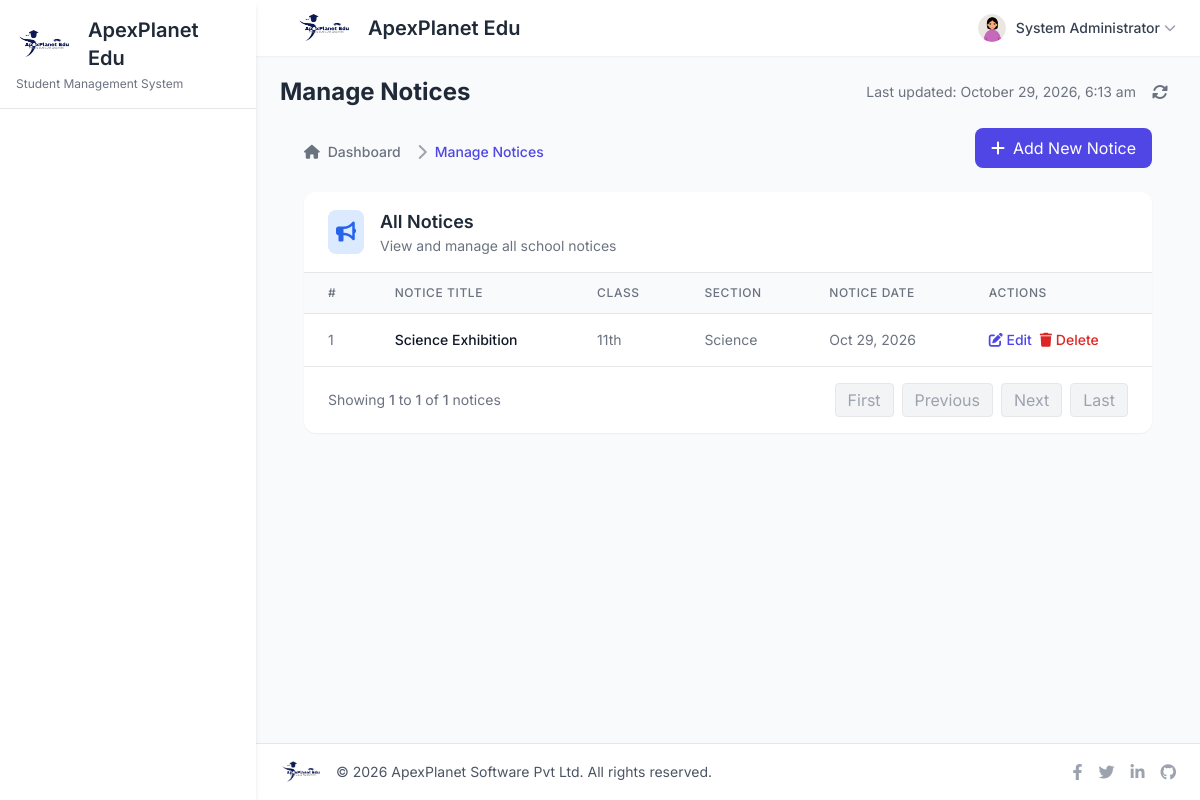
The page /manage-notice.php (signed in) on the database its author committed.
### tables this page shows
CREATE TABLE `tblnotice` (
  `ID` int(10) NOT NULL AUTO_INCREMENT,
  `NoticeTitle` varchar(200) NOT NULL,
  `ClassId` int(10) DEFAULT NULL,
  `NoticeMsg` mediumtext DEFAULT NULL,
  `CreationDate` timestamp NULL DEFAULT CURRENT_TIMESTAMP,
  PRIMARY KEY (`ID`),
  KEY `idx_tblnotice_class` (`ClassId`),
  KEY `idx_tblnotice_creation` (`CreationDate`)
);

CREATE TABLE `tblclass` (
  `ID` int(10) NOT NULL AUTO_INCREMENT,
  `ClassName` varchar(100) NOT NULL,
  `Section` varchar(100) NOT NULL,
  `CreationDate` timestamp NULL DEFAULT CURRENT_TIMESTAMP,
  PRIMARY KEY (`ID`),
  KEY `idx_tblclass_name_section` (`ClassName`, `Section`)
);

### manage-notice.php (the view, shortened to what this page needs)
<?php
include('includes/dbconnection.php');
if (strlen($_SESSION['sturecmsaid']) == 0) {
  header('location:logout.php');
} else {
  $pageTitle = 'Manage Notices';
  include_once('includes/header.php');
?>
<div class="px-6 py-4">
  <div class="flex flex-col md:flex-row justify-between items-start md:items-center mb-6" data-aos="fade-down">
    <div>
      <nav class="flex mt-2" aria-label="Breadcrumb">
        <ol class="inline-flex items-center space-x-1 md:space-x-2">
          <li class="inline-flex items-center">
            <a href="dashboard.php" class="inline-flex items-center text-sm font-medium text-gray-500 hover:text-primary">
              <i class="fas fa-home mr-2"></i>
              Dashboard
            </a>
          </li>
          <li aria-current="page">
            <div class="flex items-center">
              <i class="fas fa-chevron-right text-gray-400 mx-2"></i>
              <span class="text-sm font-medium text-primary">Manage Notices</span>
            </div>
          </li>
        </ol>
      </nav>
    </div>
    <a href="add-notice.php" class="mt-4 md:mt-0 inline-flex items-center px-4 py-2 bg-primary text-white rounded-lg hover:bg-primary-dark transition-colors">
      <i class="fas fa-plus mr-2"></i> Add New Notice
    </a>
  </div>
  <div class="bg-white rounded-xl shadow-sm overflow-hidden" data-aos="fade-up">
    <div class="px-6 py-4 border-b">
      <div class="flex items-center">
        <div class="p-2 bg-blue-100 text-blue-600 rounded-lg mr-4">
          <i class="fas fa-bullhorn text-xl"></i>
        </div>
        <div>
          <h3 class="text-lg font-semibold text-gray-800">All Notices</h3>
          <p class="text-sm text-gray-500">View and manage all school notices</p>
        </div>
      </div>
    </div>
    <div class="overflow-x-auto">
      <?php
      $pageno = isset($_GET['pageno']) ? (int) $_GET['pageno'] : 1;
      $no_of_records_per_page = 15;
      $offset = ($pageno-1) * $no_of_records_per_page;
      $ret = "SELECT ID FROM tblnotice";
      $query1 = $dbh->prepare($ret);
      $query1->execute();
      $total_rows = $query1->rowCount();
      $total_pages = ceil($total_rows / $no_of_records_per_page);
      $sql = "SELECT tblclass.ID, tblclass.ClassName, tblclass.Section, tblnotice.NoticeTitle,
              tblnotice.CreationDate, tblnotice.ClassId, tblnotice.ID as nid
              FROM tblnotice JOIN tblclass ON tblclass.ID = tblnotice.ClassId
              LIMIT $offset, $no_of_records_per_page";
      $query = $dbh->prepare($sql);
      $query->execute();
      $results = $query->fetchAll(PDO::FETCH_OBJ);
      ?>
      <table class="min-w-full divide-y divide-gray-200">
        <thead class="bg-gray-50">
          <tr>
            <th scope="col" class="px-6 py-3 text-left text-xs font-medium text-gray-500 uppercase tracking-wider">#</th>
            <th scope="col" class="px-6 py-3 text-left text-xs font-medium text-gray-500 uppercase tracking-wider">Notice Title</th>
            <th scope="col" class="px-6 py-3 text-left text-xs font-medium text-gray-500 uppercase tracking-wider">Class</th>
            <th scope="col" class="px-6 py-3 text-left text-xs font-medium text-gray-500 uppercase tracking-wider">Section</th>
            <th scope="col" class="px-6 py-3 text-left text-xs font-medium text-gray-500 uppercase tracking-wider">Notice Date</th>
            <th scope="col" class="px-6 py-3 text-left text-xs font-medium text-gray-500 uppercase tracking-wider">Actions</th>
          </tr>
        </thead>
        <tbody class="bg-white divide-y divide-gray-200">
          <?php
          $cnt = 1;
          if($query->rowCount() > 0) {
            foreach($results as $row) {
          ?>
          <tr class="hover:bg-gray-50 transition-colors">
            <td class="px-6 py-4 whitespace-nowrap text-sm text-gray-500"><?php echo htmlentities($cnt); ?></td>
            <td class="px-6 py-4 whitespace-nowrap">
              <div class="text-sm font-medium text-gray-900"><?php echo htmlentities($row->NoticeTitle); ?></div>
            </td>
            <td class="px-6 py-4 whitespace-nowrap text-sm text-gray-500"><?php echo htmlentities($row->ClassName); ?></td>
            <td class="px-6 py-4 whitespace-nowrap text-sm text-gray-500"><?php echo htmlentities($row->Section); ?></td>
            <td class="px-6 py-4 whitespace-nowrap text-sm text-gray-500">
              <?php echo date('M d, Y', strtotime($row->CreationDate)); ?>
            </td>
            <td class="px-6 py-4 whitespace-nowrap text-sm font-medium">
              <div class="flex space-x-2">
                <a href="edit-notice-detail.php?editid=<?php echo htmlentities($row->nid); ?>" class="text-primary hover:text-primary-dark">
                  <i class="fas fa-edit"></i> Edit
                </a>
                <a href="#" onclick="confirmDelete(<?php echo htmlentities($row->nid); ?>)" class="text-red-600 hover:text-red-900">
                  <i class="fas fa-trash"></i> Delete
                </a>
              </div>
            </td>
          </tr>
          <?php
            $cnt++;
            }
          } else {
          ?>
          <tr>
            <td colspan="6" class="px-6 py-4 text-center text-sm text-gray-500">No notices found</td>
          </tr>
          <?php } ?>
        </tbody>
      </table>
      <div class="px-6 py-4 border-t flex items-center justify-between">
        <div class="text-sm text-gray-500">
          Showing <span class="font-medium"><?php echo $offset+1; ?></span> to
          <span class="font-medium"><?php echo min($offset + $no_of_records_per_page, $total_rows); ?></span> of
          <span class="font-medium"><?php echo $total_rows; ?></span> notices
        </div>
        <div class="flex space-x-2">
          <a
            href="?pageno=1"
            class="px-3 py-1 rounded border <?php echo $pageno <= 1 ? 'bg-gray-100 text-gray-400 cursor-not-allowed' : 'bg-white text-gray-700 hover:bg-gray-50'; ?>"
            <?php echo $pageno <= 1 ? 'disabled' : ''; ?>
          >
            First
          </a>
          <a
            href="?pageno=<?php echo $pageno-1; ?>"
            class="px-3 py-1 rounded border <?php echo $pageno <= 1 ? 'bg-gray-100 text-gray-400 cursor-not-allowed' : 'bg-white text-gray-700 hover:bg-gray-50'; ?>"
            <?php echo $pageno <= 1 ? 'disabled' : ''; ?>
          >
            Previous
          </a>
          <a
            href="?pageno=<?php echo $pageno+1; ?>"
            class="px-3 py-1 rounded border <?php echo $pageno >= $total_pages ? 'bg-gray-100 text-gray-400 cursor-not-allowed' : 'bg-white text-gray-700 hover:bg-gray-50'; ?>"
            <?php echo $pageno >= $total_pages ? 'disabled' : ''; ?>
          >
            Next
          </a>
          <a
            href="?pageno=<?php echo $total_pages; ?>"
            class="px-3 py-1 rounded border <?php echo $pageno >= $total_pages ? 'bg-gray-100 text-gray-400 cursor-not-allowed' : 'bg-white text-gray-700 hover:bg-gray-50'; ?>"
            <?php echo $pageno >= $total_pages ? 'disabled' : ''; ?>
          >
            Last
          </a>
        </div>
      </div>
    </div>
  </div>
</div>
<?php
  include_once('includes/footer.php');
}
?>

### includes/header.php (shortened to what this page needs)
<!DOCTYPE html>
<html lang="en">
  <head>
    <script src="https://cdn.tailwindcss.com"></script>
    <link rel="stylesheet" href="https://cdnjs.cloudflare.com/ajax/libs/font-awesome/6.4.0/css/all.min.css">
    <link href="https://unpkg.com/aos@2.3.1/dist/aos.css" rel="stylesheet">
  </head>
  <body class="bg-gray-50">
    <div id="page" class="hidden">
      <div class="flex h-screen overflow-hidden">
        <aside id="sidebar" class="w-64 bg-white shadow-md fixed h-full z-20 hidden lg:block">
          <div class="p-4 border-b">
            <div class="flex items-center">
              <img src="assets/images/logo-icon.png" alt="ApexPlanet Edu" class="h-8">
              <span class="ml-2 text-xl font-semibold text-gray-800">ApexPlanet Edu</span>
            </div>
            <p class="text-xs text-gray-500 mt-1">Student Management System</p>
          </div>
        </aside>
        <div class="relative flex flex-col flex-1 overflow-y-auto overflow-x-hidden lg:ml-64">
          <nav class="sticky top-0 z-10 bg-white shadow-sm">
            <div class="px-6 py-3 flex items-center justify-between">
              <div class="flex items-center">
                <div class="ml-4 flex items-center">
                  <img src="assets/images/logo-icon.png" alt="ApexPlanet Edu" class="h-8 w-auto">
                  <span class="ml-2 text-xl font-semibold text-gray-800">ApexPlanet Edu</span>
                </div>
              </div>
              <div class="flex items-center space-x-4">
                <div class="relative">
                  <button class="flex items-center focus:outline-none" id="userMenuButton">
                    <?php
                    $aid = $_SESSION['sturecmsaid'];
                    $sql = "SELECT * from tbladmin where ID=:aid";
                    $query = $dbh->prepare($sql);
                    $query->bindParam(':aid', $aid, PDO::PARAM_STR);
                    $query->execute();
                    $results = $query->fetchAll(PDO::FETCH_OBJ);
                    if($query->rowCount() > 0) {
                      foreach($results as $row) {
                    ?>
                    <img class="h-8 w-8 rounded-full object-cover" src="assets/images/faces/face8.jpg" alt="Profile">
                    <span class="ml-2 text-sm font-medium text-gray-700 hidden md:inline"><?php echo htmlentities($row->AdminName); ?></span>
                    <i class="fas fa-chevron-down ml-1 text-gray-400 text-xs"></i>
                    <?php }} ?>
                  </button>
                </div>
              </div>
            </div>
          </nav>
          <main class="flex-1 pb-8">
            <div class="px-6 py-4">
              <div class="flex items-center justify-between">
                <h2 class="text-2xl font-bold text-gray-800"><?php echo $pageTitle; ?></h2>
                <div class="flex items-center space-x-2">
                  <span class="text-sm text-gray-500">Last updated: <?php echo date("F j, Y, g:i a"); ?></span>
                  <button class="p-2 text-gray-500 hover:text-primary focus:outline-none">
                    <i class="fas fa-sync-alt"></i>
                  </button>
                </div>
              </div>

### includes/header.php (style rules this page uses)
body { font-family: 'Inter', sans-serif; background-color: #f3f4f6; overflow-x: hidden; }

### rows shown on the page
tblnotice: NoticeTitle "Science Exhibition", ClassId.ClassName "11th", ClassId.Section "Science", CreationDate "Oct 29, 2026"

### other values the page prints
$row->AdminName "System Administrator"
$pageTitle "Manage Notices"
$offset+1 "1"
min($offset + $no_of_records_per_page, $total_rows) "1"
$total_rows "1"
